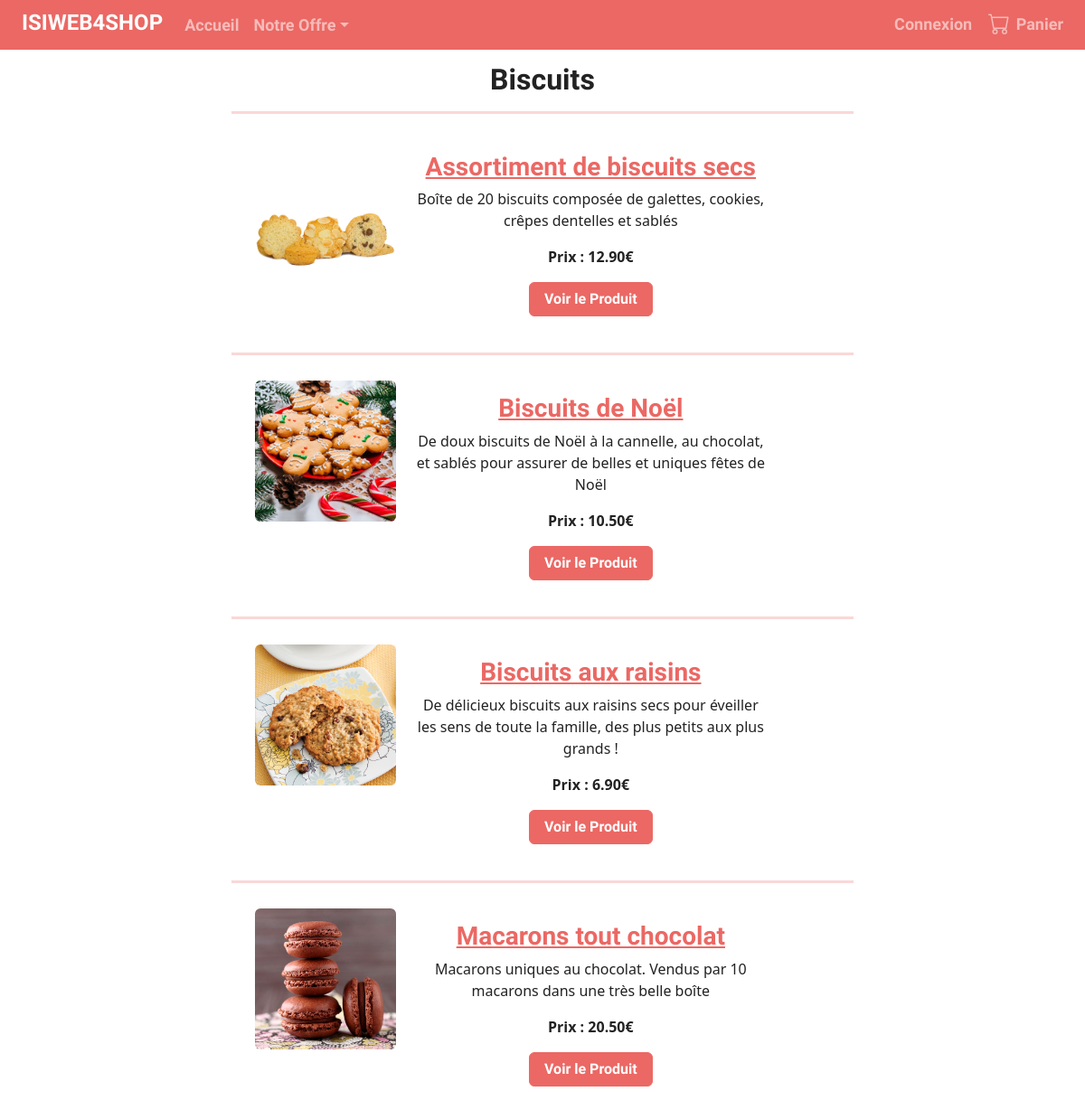
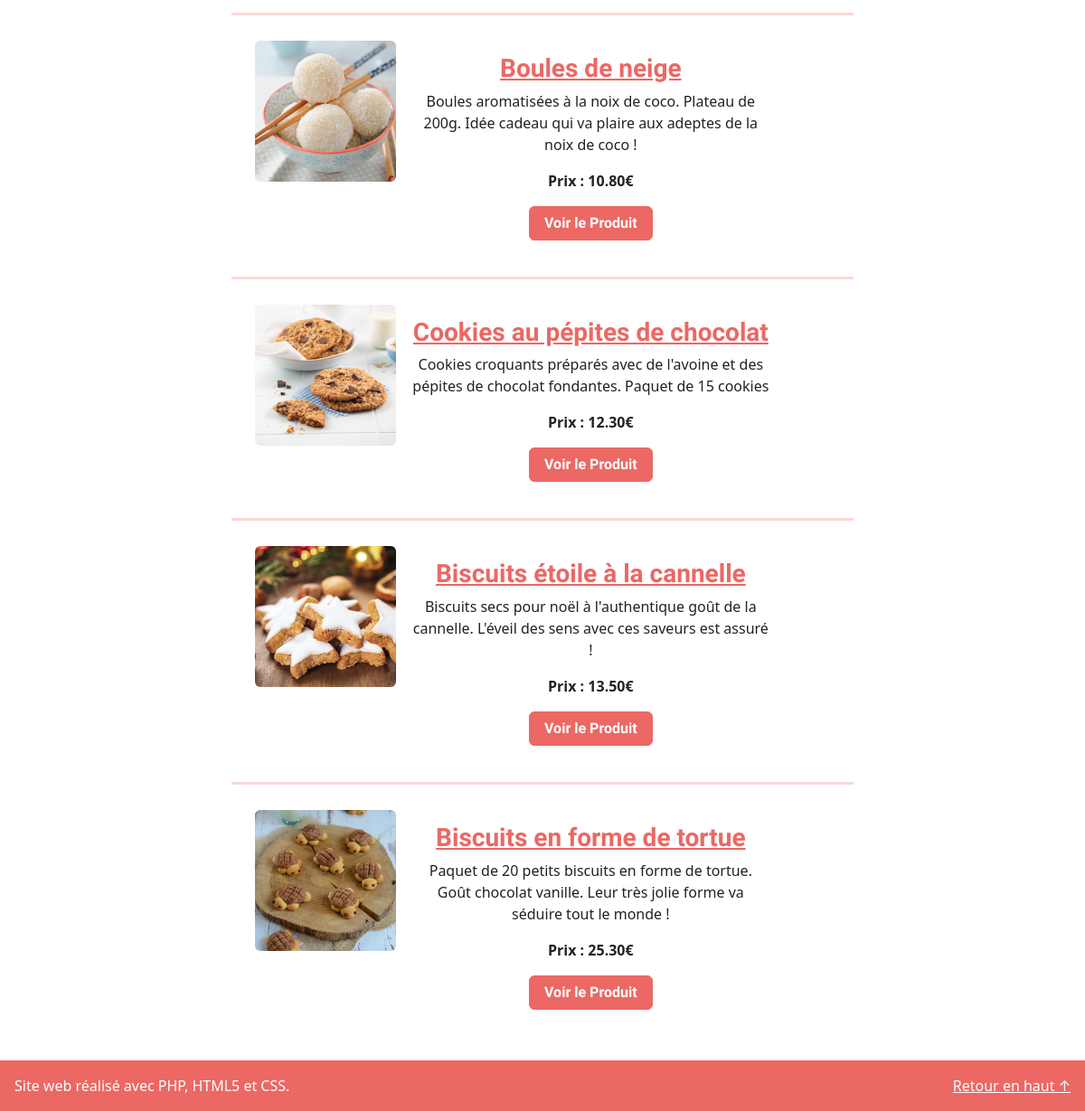
/index.php?action=Biscuits, run on the app's committed database (2 pictures, top to bottom).
### tables this page shows
CREATE TABLE `products` (
  `id` int(11) NOT NULL,
  `cat_id` tinyint(4) NOT NULL,
  `name` varchar(150) NOT NULL,
  `description` text NOT NULL,
  `image` varchar(30) NOT NULL,
  `price` decimal(5,2) NOT NULL,
  `quantity` int(3) NOT NULL
);

### Controleur/ControleurProduitsMulti.php (called while the page is built, shortened)
<?php
require_once 'Modeles/Products.php';
class ControleurProduitsMulti
{
    public function ProduitsMulti($cat)
    {
        $type = '0';
        $name = '';
        switch ($cat) {
            case 'Biscuits':
                $type = '2';
                $name = 'Biscuits';
                break;
        }
        $vue = new Vue('ProduitsMulti');
        $products = new ProduitsMulti();
        $products->connect();
        $results = $products->getProducts($type);
        $vue->generer(array('produitsInfos'=>$results, 'cat'=>$cat, 'nomCategorie'=>$name));
    }
}

### index.php (called while the page is built)
<?php require 'Controleur/Routeur.php';
$routeur = new Routeur();
$routeur->routerRequete();

### Modeles/Modele.php (called while the page is built, shortened)
<?php
class Modele
{
	private $user = "root";
	private $pass = "";
	private $bdd = null;
	public function connect() {
		try
		{
			$this->bdd = new PDO("mysql:host=localhost;dbname=web4shop;charset=utf8", $this->user, $this->pass, array(PDO::ATTR_ERRMODE => PDO::ERRMODE_EXCEPTION));
		}
		catch (Exception $e) {
			echo "Connexion échouée ";
			die('Erreur fatale : ' . $e->getMessage());
		}
	}
	public function executerRequete($sql, $params = null) {
		if ($params == null) {
		$resultat = $this->bdd->query($sql);
		}
		else {
		$resultat = $this->bdd->prepare($sql);
		$resultat->execute($params);
		}
		return $resultat;
		}
}

### Modeles/Products.php (called while the page is built, shortened)
<?php
require_once 'Modele.php';
class ProduitsMulti extends Modele
{
    public function getProducts($cat)
    {
        $sql = 'select * from products where cat_id = ?';
        $products = $this->executerRequete($sql,array($cat));
        if ($products->rowCount() >= 1) return $products->fetchAll();
        else throw new Exception("Aucune catégorie ne correspond à l'id '$cat'");
    }
}

### Vues/VueProduitsMulti.php (the view, shortened to what this page needs)
<h2><?= $nomCategorie?></h2 >
<?php
foreach ($produitsInfos as $produit) {?>
<hr class="bg-primary border-3 border-top border-primary">
<div class="row m-4 g-1">
    <div class="col-12 col-md-3">
        <a href="index.php?action=Produit&cat=<?= $cat?>&prod_id=<?= $produit['id']?>">
        <img class="img-fluid rounded" src="assets/<?= $produit['image']?>" alt="<?= $produit['name']?>"></a>
    </div>
    <div class="col-12 col-md-8 p-3">
        <a href="index.php?action=Produit&cat=<?= $cat?>&prod_id=<?= $produit['id']?>"><h3><?= $produit['name']?></h3></a>
        <p><?= $produit['description']?></p>
        <strong>Prix : <?= $produit['price']?>€</strong>
        <form method="post" action="index.php?action=Produit&cat=<?= $cat?>&prod_id=<?= $produit['id']?>" >
            <button class="btn btn-primary mt-3">Voir le Produit</button>
        </form>
    </div>
</div>
<?php }?>

### data on the page
products: image (picture), name "Assortiment de biscuits secs", description "Boîte de 20 biscuits composée de galettes, cookies, crêpes dentelles et sablés", price "12.90"
products: image (picture), name "Biscuits de Noël", description "De doux biscuits de Noël à la cannelle, au chocolat, et sablés pour assurer de belles et uniques fêtes de Noël", price "10.50"
products: image (picture), name "Biscuits aux raisins", description "De délicieux biscuits aux raisins secs pour éveiller les sens de toute la famille, des plus petits aux plus grands !", price "6.90"
products: image (picture), name "Macarons tout chocolat", description "Macarons uniques au chocolat. Vendus par 10 macarons dans une très belle boîte", price "20.50"
products: image (picture), name "Boules de neige", description "Boules aromatisées à la noix de coco. Plateau de 200g. Idée cadeau qui va plaire aux adeptes de la noix de coco !", price "10.80"
products: image (picture), name "Cookies au pépites de chocolat", description "Cookies croquants préparés avec de l'avoine et des pépites de chocolat fondantes. Paquet de 15 cookies", price "12.30"
products: image (picture), name "Biscuits étoile à la cannelle", description "Biscuits secs pour noël à l'authentique goût de la cannelle. L'éveil des sens avec ces saveurs est assuré !", price "13.50"
products: image (picture), name "Biscuits en forme de tortue", description "Paquet de 20 petits biscuits en forme de tortue. Goût chocolat vanille. Leur très jolie forme va séduire tout le monde !", price "25.30"

### other printed values
$message "Connexion"
$nomCategorie "Biscuits"
